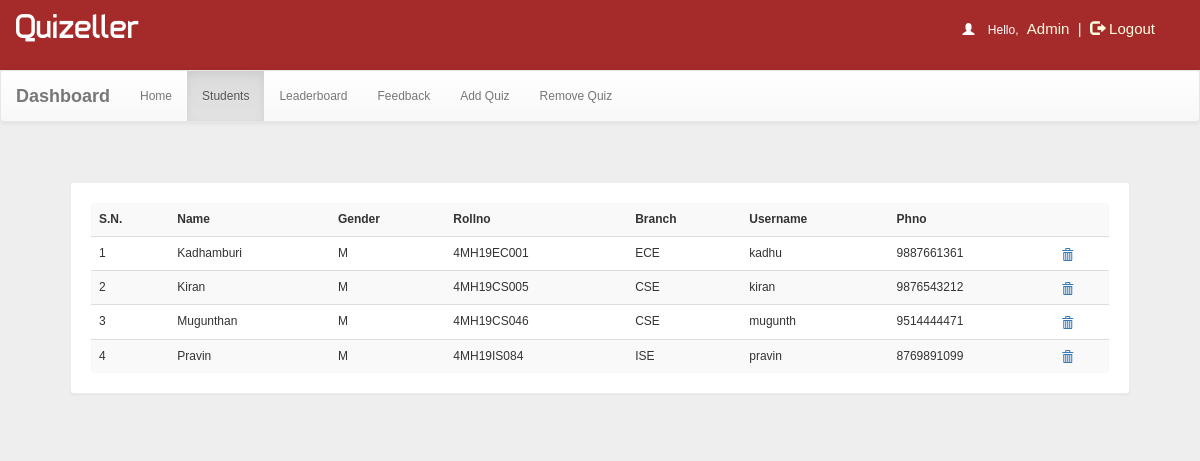
Page /dash.php?q=1 (signed in) on the committed database.
### tables this page shows
CREATE TABLE `user` (
  `id` int(100) NOT NULL,
  `name` varchar(50) NOT NULL,
  `rollno` varchar(20) NOT NULL,
  `branch` varchar(20) NOT NULL,
  `gender` varchar(5) NOT NULL,
  `username` varchar(50) NOT NULL,
  `phno` real NOT NULL,
  `password` varchar(50) NOT NULL
);

### dash.php (the view, shortened to what this page needs)
<!DOCTYPE html PUBLIC "-//W3C//DTD XHTML 1.0 Transitional//EN" "http://www.w3.org/TR/xhtml1/DTD/xhtml1-transitional.dtd">
<html xmlns="http://www.w3.org/1999/xhtml">
<head>
<link  rel="stylesheet" href="css/bootstrap.min.css"/>
 <link  rel="stylesheet" href="css/bootstrap-theme.min.css"/>
 <link rel="stylesheet" href="css/main.css">
 <link  rel="stylesheet" href="css/font.css">
</head>
<body  style="background:#eee;">
<body  style="background:#eee;">
<div class="header" style="background-color:brown;">
<div class="row">
<div class="col-lg-6">
<span class="logo">Quizeller</span></div>
<?php
include_once 'dbConnection.php';
if (!(isset($_SESSION['username']))  || ($_SESSION['key']) != '54585c506829293a2d4c3b68543b316e2e7a2d277858545a36362e5f39') {
    session_destroy();
    header("location:index.php");
} else {
    $name     = $_SESSION['name'];
    echo '<span class="pull-right top title1" ><span style="color:white"><span class="glyphicon glyphicon-user" aria-hidden="true"></span>&nbsp;&nbsp;&nbsp;&nbsp;Hello,</span> <span class="log log1" style="color:lightyellow">' . $name . '&nbsp;&nbsp;|&nbsp;&nbsp;<a href="logout.php?q=account.php" style="color:lightyellow"><span class="glyphicon glyphicon-log-out" aria-hidden="true"></span>&nbsp;Logout</button></a></span>';
}
?>
</div></div>
<nav class="navbar navbar-default title1"   >
  <div class="container-fluid">
    <div class="navbar-header">
      <a class="navbar-brand" href="dash.php?q=0"><b>Dashboard</b></a>
    </div>
    <div class="collapse navbar-collapse" id="bs-example-navbar-collapse-1">
      <ul class="nav navbar-nav">
        <li <?php
if (@$_GET['q'] == 0)
    echo 'class="active"';
?>><a href="dash.php?q=0">Home<span class="sr-only">(current)</span></a></li>
        <li <?php
if (@$_GET['q'] == 1)
    echo 'class="active"';
?>><a href="dash.php?q=1">Students</a></li>
    <li <?php
if (@$_GET['q'] == 2)
    echo 'class="active"';
?>><a href="dash.php?q=2">Leaderboard</a></li>
    <li <?php
if (@$_GET['q'] == 3)
    echo 'class="active"';
?>><a href="dash.php?q=3">Feedback</a></li>
        <li <?php
if (@$_GET['q'] == 4)
    echo 'class="active"';
?>><a href="dash.php?q=4">Add Quiz</a></li>
        <li <?php
if (@$_GET['q'] == 5)
    echo 'class="active"';
?>><a href="dash.php?q=5">Remove Quiz</a></li>
      </ul>
          </div>
  </div>
</nav>
<div class="container">
<div class="row">
<div class="col-md-12">
<?php
if (@$_GET['q'] == 1) {
    $result = mysqli_query($con, "SELECT * FROM user") or die('Error');
    echo '<div class="panel"><table class="table table-striped title1">
<tr><td style="vertical-align:middle"><b>S.N.</b></td><td style="vertical-align:middle"><b>Name</b></td><td style="vertical-align:middle"><b>Gender</b></td><td style="vertical-align:middle"><b>Rollno</b></td><td style="vertical-align:middle"><b>Branch</b></td><td style="vertical-align:middle"><b>Username</b></td><td style="vertical-align:middle"><b>Phno</b></td><td style="vertical-align:middle"></td></tr>';
    $c = 1;
    while ($row = mysqli_fetch_array($result)) {
        $name      = $row['name'];
        $phno      = $row['phno'];
        $gender    = $row['gender'];
        $rollno    = $row['rollno'];
        $branch    = $row['branch'];
        $username1 = $row['username'];
        echo '<tr><td style="vertical-align:middle">' . $c++ . '</td><td style="vertical-align:middle">' . $name . '</td><td style="vertical-align:middle">' . $gender . '</td><td style="vertical-align:middle">' . $rollno . '</td><td style="vertical-align:middle">' . $branch . '</td><td style="vertical-align:middle">' . $username1 . '</td><td style="vertical-align:middle">' . $phno . '</td>
  <td style="vertical-align:middle"><a title="Delete User" href="update.php?dusername=' . $username1 . '"><b><span class="glyphicon glyphicon-trash" aria-hidden="true"></span></b></a></td></tr>';
    }
    echo '</table></div>';
}
?>
</div>
</div></div>
</body>
</html>

### css/main.css (style rules this page uses)
body { overflow-x:hidden;width:100%;font: 12px "Century Gothic", "Times Roman", sans-serif;background:#eee;min-height:550px;background-attachment:fixed; }
.panel { border-color:#eee;margin:40px;padding:20px;font: 15px "Century Gothic", "Times Roman", sans-serif; }
.header { background:#202020;height:70px; }
.logo { font-family:'typo';font-size:35px;color:#ffffff;margin:15px; }
.title1 { font: 12px "Century Gothic", "Times Roman", sans-serif; }
.top { margin-top:20px; }
.log1 { font: 15px 'Ubuntu', sans-serif;color:#0000ff;margin-left:10px; }
.log { margin:10px;margin-right:60px;margin-left:5px;color:#ffffb3;text-decoration:none;font-size:20px;font-size:15px; }

### rows in the picture
user: name "Kadhamburi", gender "M", rollno "4MH19EC001", branch "ECE", username "kadhu", phno "9887661361"
user: name "Kiran", gender "M", rollno "4MH19CS005", branch "CSE", username "kiran", phno "9876543212"
user: name "Mugunthan", gender "M", rollno "4MH19CS046", branch "CSE", username "mugunth", phno "9514444471"
user: name "Pravin", gender "M", rollno "4MH19IS084", branch "ISE", username "pravin", phno "8769891099"

### other values in the picture
$name "Admin"
